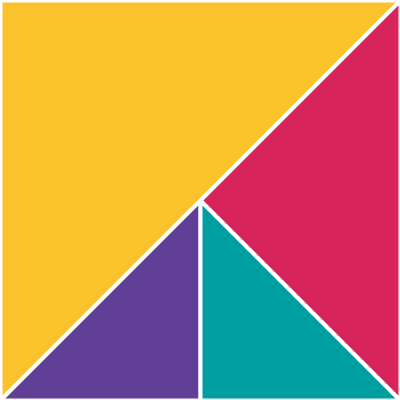
Frame 1 (no input)
Frame 60 (the mouse pressed at the canvas centre just before this capture): identical to frame 1, image omitted
Frame 120 (the mouse held since frame 60 and released just before this capture): identical to frame 1, image omitted

The Processing sketch that drew this single still picture (run headless with seeded random() and noise(); from frame 60 on, the mouse is pressed at the canvas centre):

// Processing sketch: Triangles_Solution
// ── Triangles_Solution.pde
color yellow = #FAC22B;
color purple = #603E95;
color red = #D7255B;
color green = #009DA1;

void setup(){
  size(400,400);
  stroke(255);
  strokeWeight(4);
  strokeJoin(BEVEL);
}

void draw(){
  background(255);
  fill(yellow);
  triangle(0,0,width,0,0,height);
  fill(purple);
  triangle(0,height,width/2, height/2, width/2, height);
  fill(green);
  triangle(width/2, height/2, width/2, height,width, height);
  fill(red);
  triangle(width/2, height/2,width, height, width, 0);
  

}
